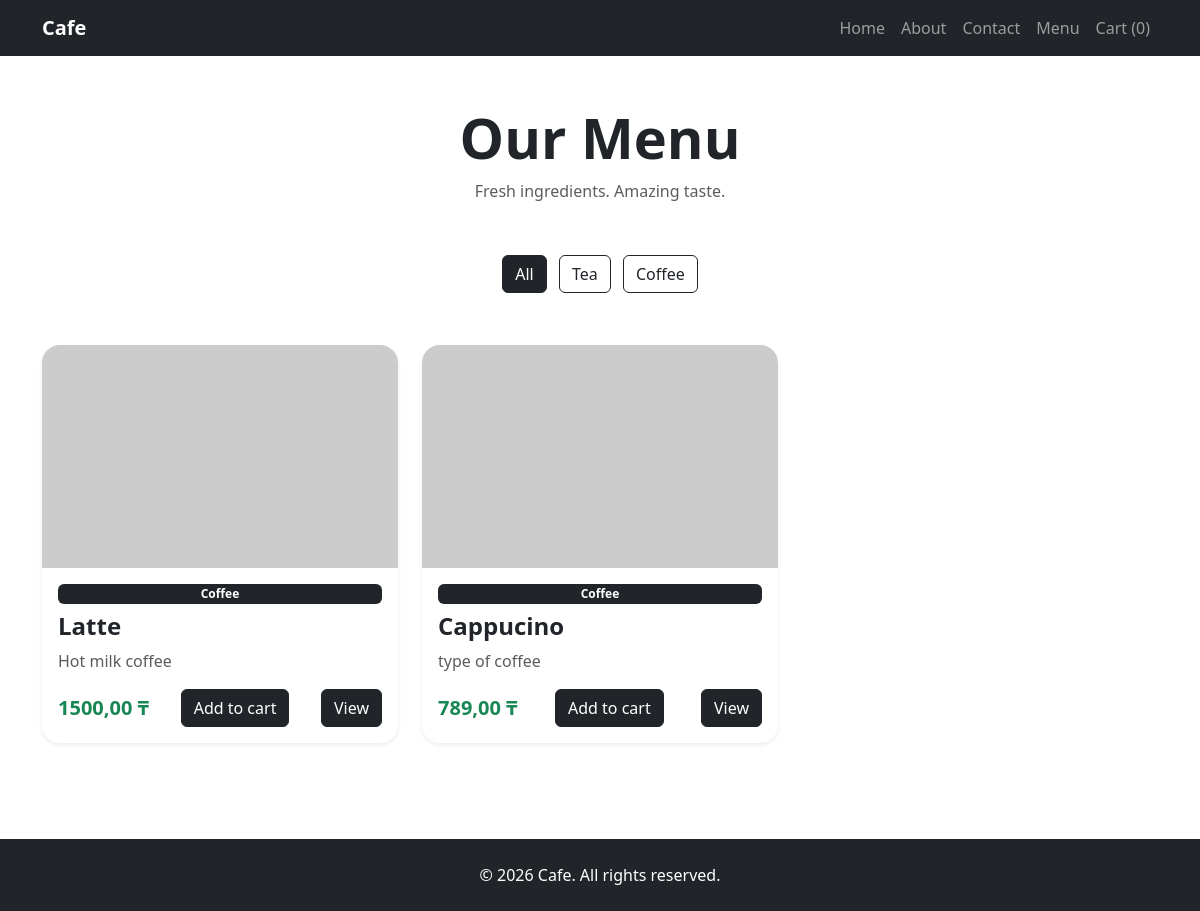
The app's page /menu/, older data.
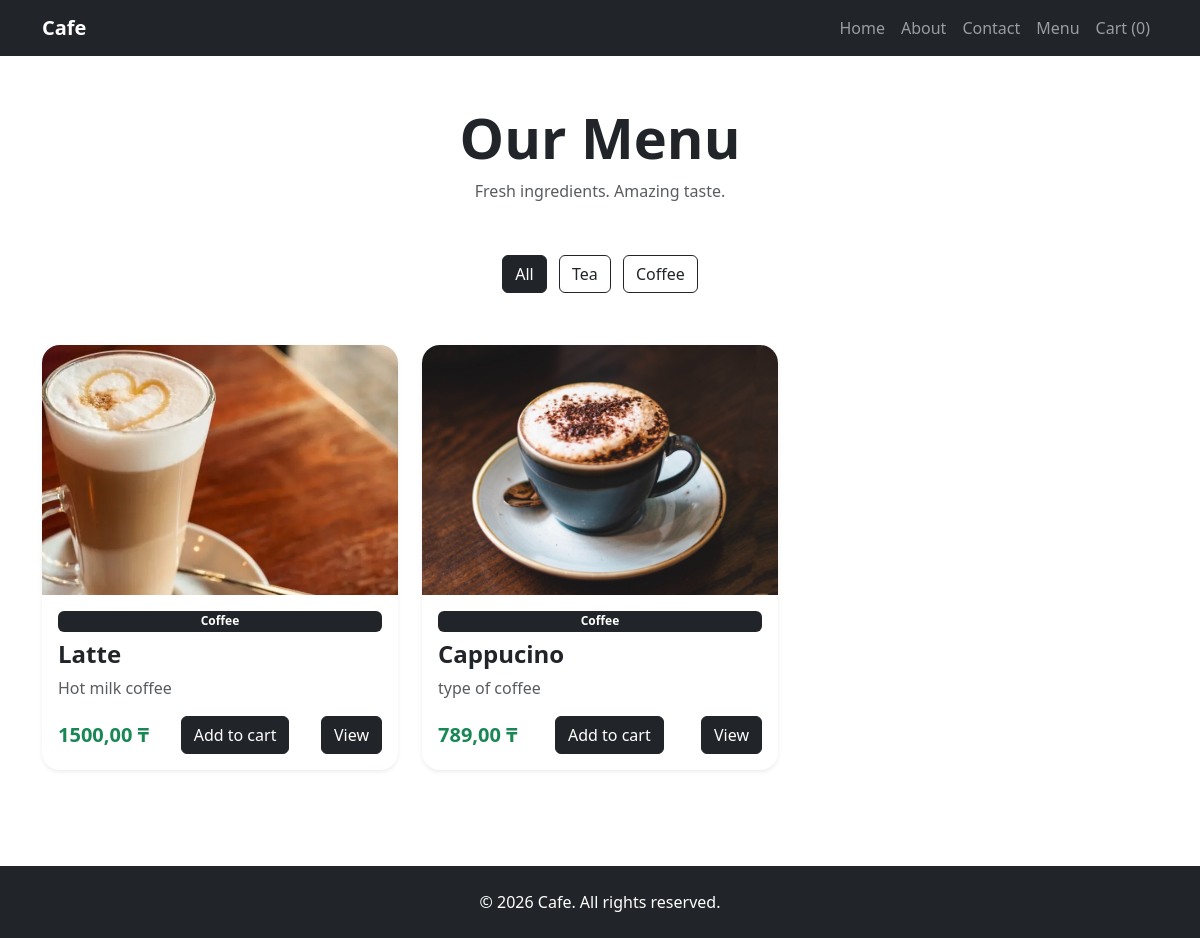
The same page, newer data.
### menu/models.py (models this page shows, shortened)
class Category(models.Model):
    name = models.CharField(max_length=200)

class Product(models.Model):
    category = models.ForeignKey(Category, on_delete=models.CASCADE)
    name = models.CharField(max_length=200)
    description = models.TextField(blank=True, null=True)
    price = models.DecimalField(max_digits=10, decimal_places=2)
    image = models.ImageField(upload_to='menu/',blank=True, null=True)
    available = models.BooleanField(default=True)

### menu/views.py (the view)
# urls.py: path('',views.menu_list,name='menu_list'),
def menu_list(request):
    category_id=request.GET.get('category')
    products = Product.objects.all()
    categories=Category.objects.all()
    if category_id:
        products=products.filter(category_id=category_id)
    context={
        'products':products,
        'categories':categories,
    }
    return render(request, 'menu/menu_list.html', context)

### orders/cart.py (called while the page is built)
    def __len__(self):
        return sum(item['quantity'] for item in self.cart.values())

### orders/context_processors.py (called while the page is built)
def cart(request):
    return {'cart':Cart(request)}

### menu/templates/menu/menu_list.html (shortened to what this page needs)
{% extends 'base.html' %}
{% block content %}
<div class="text-center mb-5">
    <h1 class="display-4 fw-bold">Our Menu</h1>
    <p class="text-muted">Fresh ingredients. Amazing taste.</p>
</div>
<div class="row g-4">
    <div class="text-center mb-4">
    <a href="/menu/" class="btn btn-dark m-1">All</a>
    {% for category in categories %}
        <a href="/menu/?category={{ category.id }}" class="btn btn-outline-dark m-1">
            {{ category.name }}
        </a>
    {% endfor %}
</div>
{% for product in products %}
<div class="col-md-6 col-lg-4">
    <div class="card h-100 border-0 shadow-sm menu-card">
        {% if product.image %}
            <img src="{{ product.image.url }}" class="card-img-top" style="height:250px; object-fit:cover;">
        {% else %}
            <img src="https://via.placeholder.com/400x250" class="card-img-top">
        {% endif %}
        <div class="card-body d-flex flex-column">
            <span class="badge bg-dark mb-2">{{ product.category.name }}</span>
            <h4 class="fw-bold">{{ product.name }}</h4>
            <p class="text-muted">{{ product.description }}</p>
            <div class="mt-auto d-flex justify-content-between align-items-center">
                <span class="fs-5 fw-bold text-success">{{ product.price }} ₸</span>
                <a href="{% url 'cart_add' product.id %}" class="btn btn-dark">Add to cart</a>
                 <a href="{% url 'product_detail' product.id %}" class="btn btn-dark">
    View</a>
            </div>
        </div>
    </div>
</div>
{% endfor %}
</div>
{% endblock %}

### templates/base.html (shortened to what this page needs)
<!DOCTYPE html>
<html lang="en">
<head>
    <link href="https://cdn.jsdelivr.net/npm/bootstrap@5.3.3/dist/css/bootstrap.min.css" rel="stylesheet">
</head>
<body>
<nav class="navbar navbar-expand-lg navbar-dark bg-dark">
    <div class="container">
        <a class="navbar-brand fw-bold" href="/">Cafe</a>
        <div class="collapse navbar-collapse" id="menu">
            <ul class="navbar-nav ms-auto">
                <li class="nav-item">
                    <a class="nav-link" href="/">Home</a>
                </li>
                <li class="nav-item">
                    <a class="nav-link" href="/about/">About</a>
                </li>
                <li class="nav-item">
                    <a class="nav-link" href="/contact/">Contact</a>
                </li>
                  <li class="nav-item">
                    <a class="nav-link" href="/menu/">Menu</a>
                </li>
                 <li class="nav-item">
                     <a class="nav-link" href="/cart/">
                                    Cart ({{ cart|length }})
                     </a>
                 </li>
            </ul>
        </div>
    </div>
</nav>
<main class="container py-5">
    {% block content %}
    {% endblock %}
</main>
<footer class="bg-dark text-white text-center py-4 mt-5">
    <p class="mb-0">© 2026 Cafe. All rights reserved.</p>
</footer>
</body>
</html>

### menu/templates/menu/menu_list.html (style rules this page uses)
.menu-card { transition: all 0.3s ease; border-radius: 18px; overflow: hidden; }

Row changes from the older to the newer data that the page shows:
changed Product "Latte": image: picture added
changed Product "Cappucino": image: picture added
